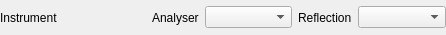
<?xml version="1.0" encoding="UTF-8"?>
<ui version="4.0">
 <class>IndirectInstrumentConfig</class>
 <widget class="QWidget" name="IndirectInstrumentConfig">
  <property name="geometry">
   <rect>
    <x>0</x>
    <y>0</y>
    <width>446</width>
    <height>35</height>
   </rect>
  </property>
  <property name="sizePolicy">
   <sizepolicy hsizetype="Minimum" vsizetype="Minimum">
    <horstretch>0</horstretch>
    <verstretch>0</verstretch>
   </sizepolicy>
  </property>
  <property name="windowTitle">
   <string>Form</string>
  </property>
  <layout class="QHBoxLayout" name="horizontalLayout_2">
   <property name="margin">
    <number>0</number>
   </property>
   <item>
    <widget class="QLabel" name="lbInstrument">
     <property name="text">
      <string>Instrument</string>
     </property>
    </widget>
   </item>
   <item>
    <layout class="QHBoxLayout" name="loInstrument">
    </layout>
   </item>
   <item>
    <spacer name="horizontalSpacer_2">
     <property name="orientation">
      <enum>Qt::Horizontal</enum>
     </property>
     <property name="sizeHint" stdset="0">
      <size>
       <width>40</width>
       <height>20</height>
      </size>
     </property>
    </spacer>
   </item>
   <item>
    <widget class="QLabel" name="lbAnalyser">
     <property name="text">
      <string>Analyser</string>
     </property>
    </widget>
   </item>
   <item>
    <widget class="QComboBox" name="cbAnalyser">
     <property name="sizePolicy">
      <sizepolicy hsizetype="Expanding" vsizetype="Fixed">
       <horstretch>0</horstretch>
       <verstretch>0</verstretch>
      </sizepolicy>
     </property>
    </widget>
   </item>
   <item>
    <widget class="QLabel" name="lbReflection">
     <property name="text">
      <string>Reflection</string>
     </property>
    </widget>
   </item>
   <item>
    <widget class="QComboBox" name="cbReflection">
     <property name="sizePolicy">
      <sizepolicy hsizetype="Expanding" vsizetype="Fixed">
       <horstretch>0</horstretch>
       <verstretch>0</verstretch>
      </sizepolicy>
     </property>
    </widget>
   </item>
  </layout>
 </widget>
 <customwidgets/>
 <resources/>
 <connections/>
</ui>
